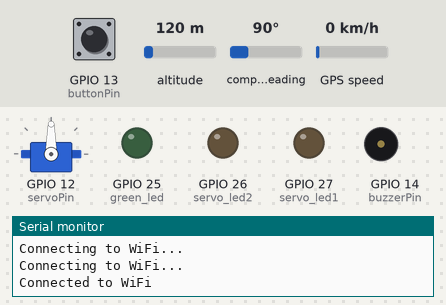
The sketch below on a simulated ESP32. Parts: servo, output pins drawn as LEDs (lit = HIGH), buzzer (waves = sounding, pin HIGH), the last lines printed to the serial monitor. Dashed ring = blinking. Inputs (shaded band) come from the test bench; at power-on: GPIO 13 (buttonPin) HIGH, altitude 120 m, compass heading 90°, GPS speed 0 km/h. WiFi joins after 1.5 s; servers stay silent unless stated; uploads are accepted with an empty reply; the GPS gets a fix after 3 s at 37.7749, -122.4194 with 8 satellites.

Above: at 2.7 s.
2.8 s: GPIO 13 (buttonPin) pulled LOW for 1 s
At 4.85 s:
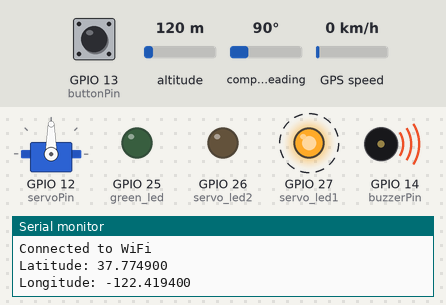
At 5.6 s:
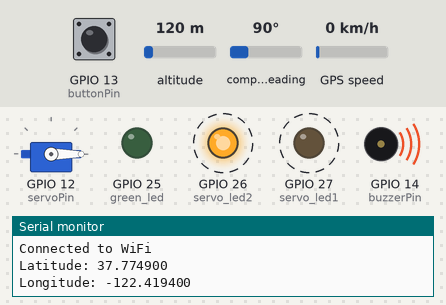
9.7 s: GPIO 13 (buttonPin) pulled LOW for 3.2 s
At 18.8 s:
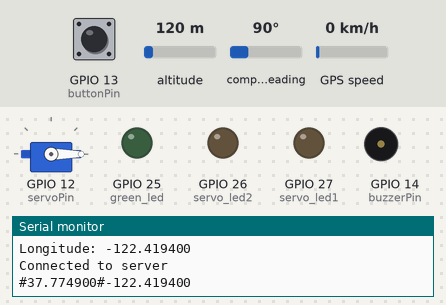
Timing chart, 0 to 20.3 s (numbered marks = the images above; inputs shaded):
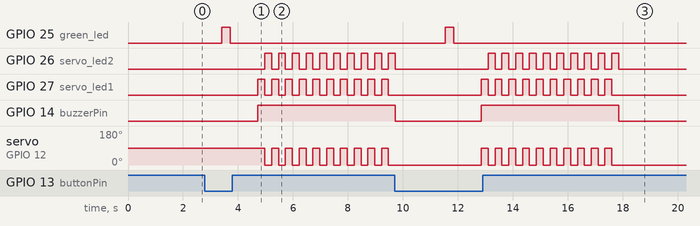

Measured:
- after the input at 2.8 s, GPIO 25 (green_led): LOW → HIGH after 0.62 s, → LOW 0.30 s later; GPIO 26 (servo_led2): alternates HIGH for 0.25 s and LOW for 0.25 s, starting after 2.2 s
- after the input at 9.7 s, GPIO 25 (green_led): LOW → HIGH after 1.8 s, → LOW 0.30 s later; GPIO 27 (servo_led1): alternates HIGH for 0.25 s and LOW for 0.25 s, 20 changes in all, then stays LOW, starting after 3.2 s; servo on GPIO 12 (servoPin): alternates 90° for 0.25 s and 0° for 0.25 s, 20 changes in all, then stays 0°, starting after 3.2 s

The sketch:

ring_part2.ino
```cpp
#include <WiFi.h>
#include <TinyGPSPlus.h>
#include <ESP32Servo.h>

//Define LED and button pins
const char* ssid = "Wifi network SSID";
const char* password = "Wifi Password";
const char* server_address = "Wifi IPv4 Address"; // Replace with your laptop's IP address
const int port = 8080; // Replace with the port used by your Python script
const int buttonPin = 13;
const int servoPin =12;
const int servo_led1=27;
const int servo_led2=26;
const int green_led=25;
const int buzzerPin=14;
const int rxPin = 16;
const int txPin = 17;
const uint32_t baudRate = 9600;
int servoPos=45;
// GPS and software serial objects
WiFiClient client;
TinyGPSPlus gps;
Servo myservo;
//function for coordinates
double* get_coord() {
  // Read data from Serial2 and feed it to TinyGPS++
  while (Serial2.available()) {
    gps.encode(Serial2.read());
  }

  // Check if GPGGA sentence is updated
  if (gps.location.isUpdated()) {
    // Extract latitude and longitude
    double* coord = new double[2];
    coord[0] = gps.location.lat(); // latitude
    coord[1] = gps.location.lng(); // longitude


    // Print or store the values as needed
    // Serial.print("Latitude: ");
    // Serial.println(coord[0], 6);
    // Serial.print("Longitude: ");
    // Serial.println(coord[1], 6);
    return coord;
  }else{
    return nullptr;
  }
}


void setup() {
  Serial.begin(115200);
 WiFi.begin(ssid, password);
  while (WiFi.status() != WL_CONNECTED) {
    delay(500);
    Serial.println("Connecting to WiFi...");
  }
  Serial.println("Connected to WiFi");
   Serial2.begin(baudRate, SERIAL_8N1, rxPin, txPin);  // Use Serial2 for GPS

  // Set LED pin as output
  // Set Buzzer pin as output
  myservo.attach(servoPin);
  pinMode(servo_led1,OUTPUT);
  pinMode(servo_led2,OUTPUT);
  pinMode(buzzerPin,OUTPUT);
  pinMode(green_led, OUTPUT);
 // Set button pin as input with pull-up resistor
  pinMode(buttonPin, INPUT_PULLUP);
}
unsigned long current_time;
unsigned long start_time;
int count=0;
void loop() {
double* coord;
int button=digitalRead(buttonPin);
if(button==LOW){
  count++;
  if(count==1){
    start_time=millis();
    current_time=start_time;

  }
  if(count==2||count==3){
    current_time=millis();
  }
  delay(200);
}
//Serial.println(current_time-start_time);
if((1<=count<=3)&&(current_time-start_time>=10000)){
count=0;
}
if (count>=3){
  coord= get_coord();
  send_coord(coord);
  alarm_police();
  client_call(coord);
  delete[] coord;
}
}
void reconnect() {
  while (!client.connect(server_address, port)) {
    Serial.println("Connecting to server...");
    delay(5000);
  }
  Serial.println("Connected to server");
}

void send_coord(double *coord){
  count = 0;
  digitalWrite(green_led, HIGH);
  delay(300);
  digitalWrite(green_led,LOW);
  // Print the current position to the serial monitor
  // Print or store the values as needed
     if (coord != nullptr){
       Serial.print("Latitude: ");
       Serial.println(coord[0], 6);
       Serial.print("Longitude: ");
       Serial.println(coord[1], 6);
      //  delete[] coord;
    }
  // Delay for 1 second
  delay(10);
  //alarm_police();

}
void alarm_police(){
  delay(1000);
 for(int i=0;i<10;i++){
  digitalWrite(servo_led1,HIGH);
  digitalWrite(servo_led2,LOW);
  digitalWrite(buzzerPin,HIGH);
  myservo.write(90);
  delay(250);
  digitalWrite(servo_led1,LOW);
  digitalWrite(servo_led2,HIGH);
  myservo.write(0);
  delay(250);}
  digitalWrite(servo_led1,LOW);
  digitalWrite(servo_led2,LOW);
  digitalWrite(buzzerPin,LOW);
}
void client_call(double* coord){
  count=0;
    if (!client.connected()) {
    reconnect();
  }

   // Send data to the server (coordinates only)
  client.print("POST /data HTTP/1.1\r\n");
  client.print("Host: ");
  client.print(server_address);
  client.print("\r\n");
  client.print("Content-Length: ");
  // Calculate the length of the data
    // Serial.println(coord[0]);

  String data ="#"+ String(coord[0],6) + "#" + String(coord[1],6);
  client.print(data.length()+74);
  client.println("\r\n");
  client.println("Content-Type: text/plain");
  client.println("\r\n");
  // Send the coordinates
  Serial.println(data);
  client.println(data);

  client.stop();
  delay(1000);
}
```
